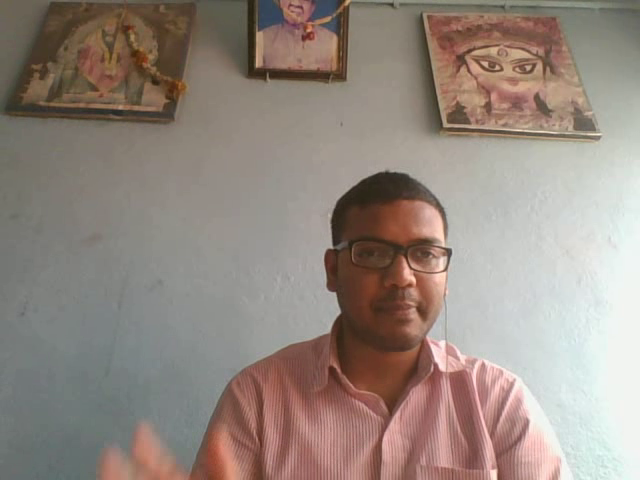
#> input picture frame 31 of UAV_other_directory/Computer-Vision-with-Python/DATA/student_capture_25.mp4, 640 x 480 px, given in place of traffic.mp4, which was not available
$ python object_tracking_camshift.py
#> lines starting #> are read from the running program, lines starting #| are printed output that depends on the picture; after the words box and inside, x2 and y2 are one past the last pixel; in counts of white or black regions, pixels touching at a corner belong together; pictures that were not available may be replaced by others from this repository, and a replacement may not be noted
import cv2
import numpy as np

cap = cv2.VideoCapture('../data/traffic.mp4')
_, frame = cap.read()
#> frame is the input picture: shape (480, 640, 3); mean B, G, R 127.6, 136.2, 149

x, y, w, h = 300, 200, 100, 50
track_window = (x, y, w, h)
roi = frame[y:y+h, x:x+w]
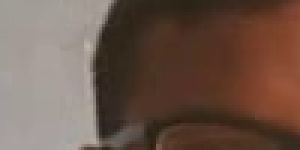
#> roi: shape (50, 100, 3) (shown 3 times larger); mean B, G, R 75.4, 87.1, 109.5
hsv_roi = cv2.cvtColor(roi, cv2.COLOR_BGR2HSV)
#> hsv_roi: shape (50, 100, 3); mean H, S, V 11.4, 95.8, 109.5
mask = cv2.inRange(hsv_roi, np.array((0., 60., 32.)), np.array((180., 255., 255.)))
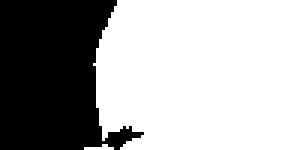
#> mask: shape (50, 100) (shown 3 times larger); 65.4% white; 1 black region, box (x1, y1, x2, y2) and area: (0, 0, 48, 50) 1728
roi_hist = cv2.calcHist([hsv_roi], [0], mask, [180], [0, 180])
#> roi_hist = 180 values, max 657 at index 8, min 0 at index 0, mean 18.18
cv2.normalize(roi_hist, roi_hist, 0, 255, cv2.NORM_MINMAX)

term_crit = (cv2.TERM_CRITERIA_EPS | cv2.TERM_CRITERIA_COUNT, 10, 1)

while True:
    _, frame = cap.read()
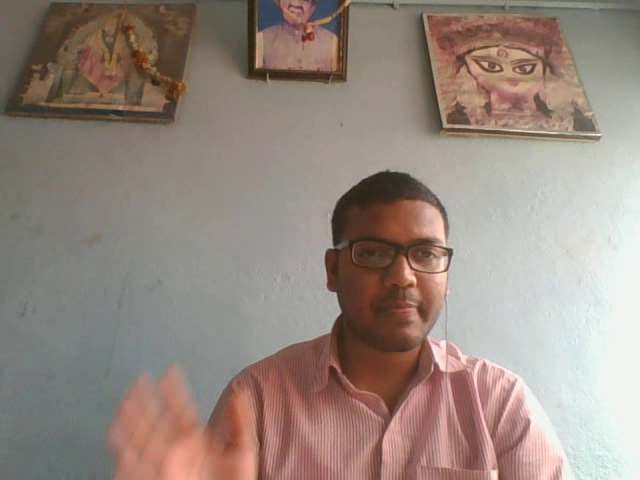
#> input picture frame 32 of UAV_other_directory/Computer-Vision-with-Python/DATA/student_capture_25.mp4, 640 x 480 px, given in place of traffic.mp4, which was not available
#> frame is the input picture: shape (480, 640, 3); mean B, G, R 127.6, 136.3, 150.8
    hsv = cv2.cvtColor(frame, cv2.COLOR_BGR2HSV)
#> hsv: shape (480, 640, 3); mean H, S, V 32, 49.3, 152.6
    dst = cv2.calcBackProject([hsv], [0], roi_hist, [0, 180], 1)
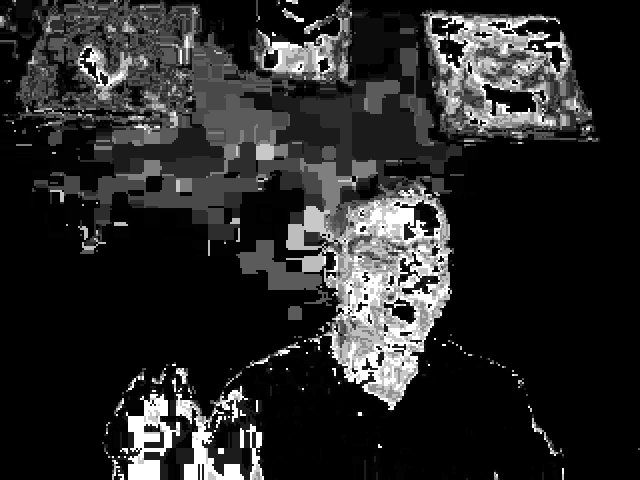
#> dst: shape (480, 640); min 0, max 255, mean 40.5
    ret, track_window = cv2.CamShift(dst, track_window, term_crit)
#> ret = ((383, 225.5), (75.46, 130), 90.5); track_window = (317, 187, 132, 77)
    pts = cv2.boxPoints(ret)
#> pts = [[318.3, 187.2], [448.3, 188.3], [447.7, 263.8], [317.7, 262.7]]
    pts = np.int0(pts)
#> pts = [[318, 187], [448, 188], [447, 263], [317, 262]]
    img2 = cv2.polylines(frame, [pts], True, 255, 2)
    cv2.imshow('img2', img2)
    k = cv2.waitKey(30) & 0xff
#> (key Esc is pressed here)
    if k == 27:
        break

$ run again, starting later in the video
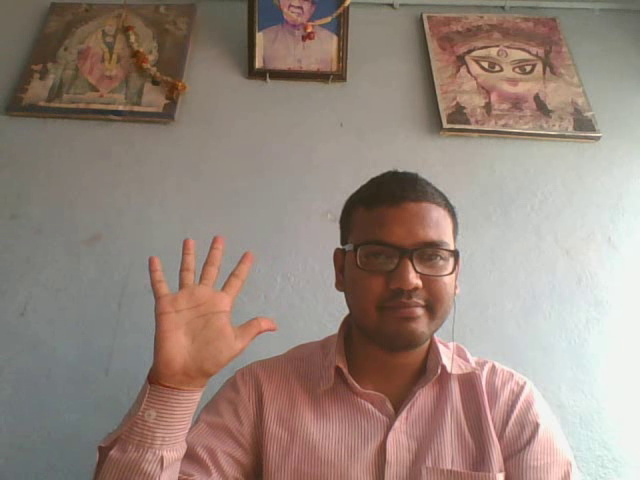
#> input picture frame 140 of UAV_other_directory/Computer-Vision-with-Python/DATA/student_capture_25.mp4, 640 x 480 px, given in place of traffic.mp4, which was not available
#> frame is the input picture: shape (480, 640, 3); mean B, G, R 124.5, 134, 151.1
#> hsv_roi: shape (50, 100, 3); mean H, S, V 10.4, 85.3, 114.8
#> `mask = cv2.inRange(hsv_roi, np.array((0., 60., 32.)), np.array((180., ..`:
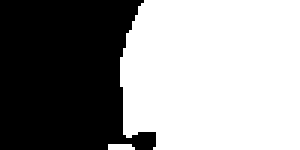
#> mask: shape (50, 100) (shown 3 times larger); 57.3% white; 1 black region, box (x1, y1, x2, y2) and area: (0, 0, 52, 50) 2133
#> roi_hist = 180 values, max 525 at index 8, min 0 at index 0, mean 15.93
#> hsv: shape (480, 640, 3); mean H, S, V 29.2, 54.7, 152.5
#> `dst = cv2.calcBackProject([hsv], [0], roi_hist, [0, 180], 1)`:
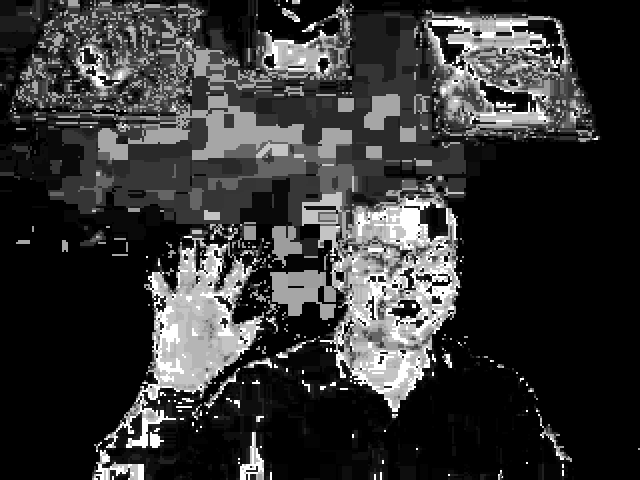
#> dst: shape (480, 640); min 0, max 255, mean 52.2
#> ret = ((388, 227.5), (74.67, 129.7), 91.7); track_window = (322, 189, 132, 77)
#> `pts = cv2.boxPoints(ret)`: pts = [[324.3, 188.3], [453.9, 192.1], [451.7, 266.7], [322.1, 262.9]]
#> `pts = np.int0(pts)`: pts = [[324, 188], [453, 192], [451, 266], [322, 262]]

$ run again, starting later in the video
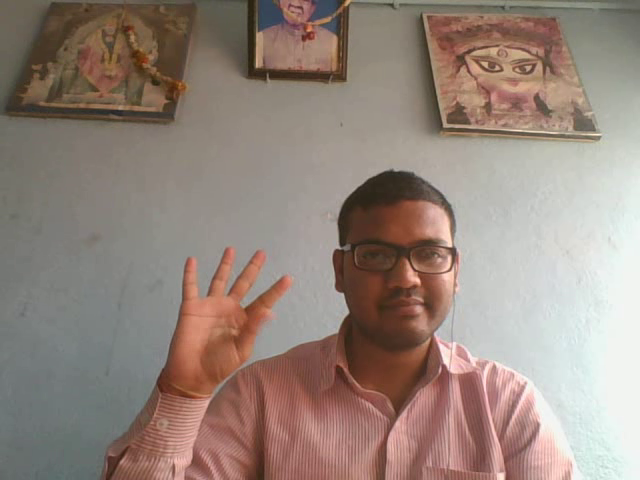
#> input picture frame 250 of UAV_other_directory/Computer-Vision-with-Python/DATA/student_capture_25.mp4, 640 x 480 px, given in place of traffic.mp4, which was not available
#> frame is the input picture: shape (480, 640, 3); mean B, G, R 123.8, 133.2, 149.6
#> hsv_roi: shape (50, 100, 3); mean H, S, V 11.3, 88, 113.7
#> `mask = cv2.inRange(hsv_roi, np.array((0., 60., 32.)), np.array((180., ..`:
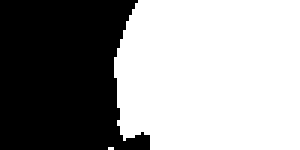
#> mask: shape (50, 100) (shown 3 times larger); 58.9% white; 1 black region, box (x1, y1, x2, y2) and area: (0, 0, 50, 50) 2054
#> roi_hist = 180 values, max 796 at index 8, min 0 at index 0, mean 16.37
#> hsv: shape (480, 640, 3); mean H, S, V 30.2, 54.4, 151.3
#> `dst = cv2.calcBackProject([hsv], [0], roi_hist, [0, 180], 1)`:
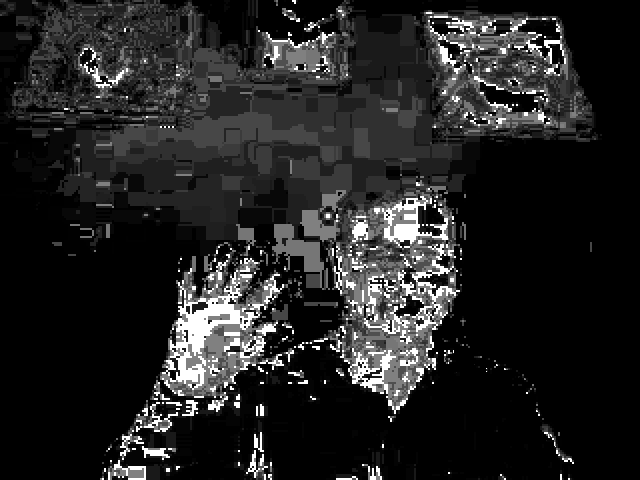
#> dst: shape (480, 640); min 0, max 255, mean 35.2
#> ret = ((396, 227.5), (72.79, 127.6), 91.53); track_window = (331, 190, 130, 75)
#> `pts = cv2.boxPoints(ret)`: pts = [[333.2, 189.4], [460.8, 192.8], [458.8, 265.6], [331.2, 262.2]]
#> `pts = np.int0(pts)`: pts = [[333, 189], [460, 192], [458, 265], [331, 262]]
